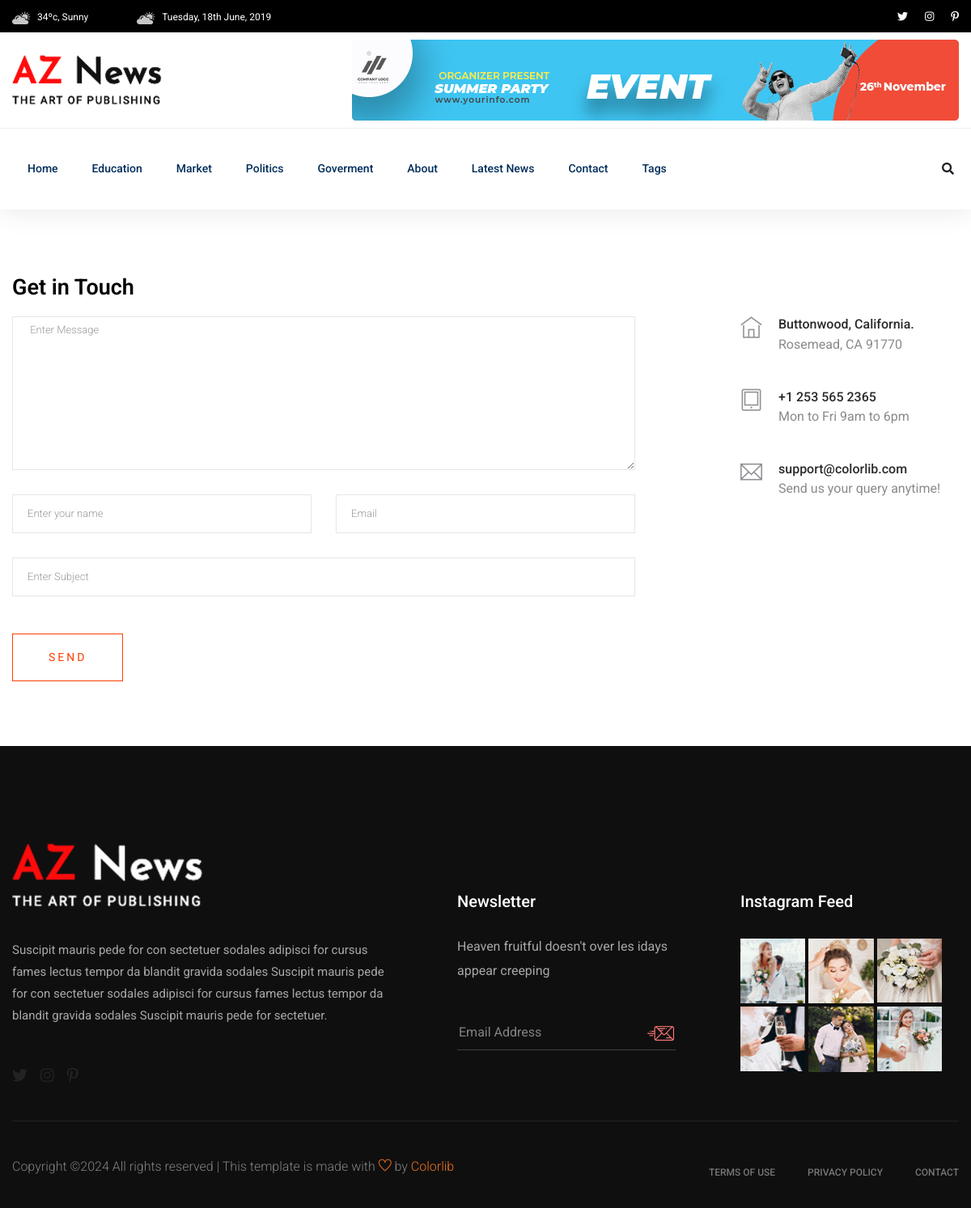
Page /contact/ on the committed database.
### newspaper/models.py (models this page shows, shortened)
class TimeStampModel(models.Model):
    created_at = models.DateTimeField(auto_now_add=True)
    updated_at = models.DateTimeField(auto_now=True)
    class Meta:
        abstract = True  # Don't create a table in DB

class Category(TimeStampModel):
    name = models.CharField(max_length=100)

### newspaper/views.py (the view, shortened to what this page needs)
# urls.py: path("contact/", views.ContactView.as_view(), name="contact"),
class ContactView(View):
    template_name = "aznews/contact.html"
    def get(self,request):
        return render(request, self.template_name)

### newspaper/navigation.py (called while the page is built)
def navigation(request):
    categories = Category.objects.all()[:4]
    tags = Tag.objects.all()[:10]
    trending_posts = Post.objects.filter(
        published_at__isnull=False, status="active"
    ).order_by("-views_count")[:3]
    return {
        "categories": categories,
        "tags": tags,
        "trending_posts":trending_posts,
    }

### templates/aznews/contact.html (shortened to what this page needs)
{% extends "aznews/base.html" %}
{% block content %}
    <section class="contact-section">
        <div class="container">
            <div class="row">
                <div class="col-12">
                            <h2 class="contact-title">Get in Touch</h2>
                        </div>
                        <div class="col-lg-8">
                            <form class="form-contact contact_form"
                                  action=""
                                  method="post"
                                  id="contactForm"
                                  novalidate="novalidate">
                                <div class="row">
                                    <div class="col-12">
                                        <div class="form-group">
                                            <textarea class="form-control w-100"
                                                      name="message"
                                                      id="message"
                                                      cols="30"
                                                      rows="9"
                                                      onfocus="this.placeholder = ''"
                                                      onblur="this.placeholder = 'Enter Message'"
                                                      placeholder=" Enter Message">{{ form.message.value }}</textarea>
                                        </div>
                                    </div>
                                    <div class="col-sm-6">
                                        <div class="form-group">
                                            <input class="form-control valid"
                                                   name="name"
                                                   value="{{ form.name.value }}"
                                                   id="name"
                                                   type="text"
                                                   onfocus="this.placeholder = ''"
                                                   onblur="this.placeholder = 'Enter your name'"
                                                   placeholder="Enter your name">
                                        </div>
                                    </div>
                                    <div class="col-sm-6">
                                        <div class="form-group">
                                            <input class="form-control valid"
                                                   name="email"
                                                   value="{{ form.email.value }}"
                                                   id="email"
                                                   type="email"
                                                   onfocus="this.placeholder = ''"
                                                   onblur="this.placeholder = 'Enter email address'"
                                                   placeholder="Email">
                                        </div>
                                    </div>
                                    <div class="col-12">
                                        <div class="form-group">
                                            <input class="form-control"
                                                   name="subject"
                                                   value="{{ form.subject.value }}"
                                                   id="subject"
                                                   type="text"
                                                   onfocus="this.placeholder = ''"
                                                   onblur="this.placeholder = 'Enter Subject'"
                                                   placeholder="Enter Subject">
                                        </div>
                                    </div>
                                </div>
                                <div class="form-group mt-3">
                                    <button type="submit" class="button button-contactForm boxed-btn">Send</button>
                                </div>
                            </form>
                        </div>
                        <div class="col-lg-3 offset-lg-1">
                            <div class="media contact-info">
                                <span class="contact-info__icon"><i class="ti-home"></i></span>
                                <div class="media-body">
                                    <h3>Buttonwood, California.</h3>
                                    <p>Rosemead, CA 91770</p>
                                </div>
                            </div>
                            <div class="media contact-info">
                                <span class="contact-info__icon"><i class="ti-tablet"></i></span>
                                <div class="media-body">
                                    <h3>+1 253 565 2365</h3>
                                    <p>Mon to Fri 9am to 6pm</p>
                                </div>
                            </div>
                            <div class="media contact-info">
                                <span class="contact-info__icon"><i class="ti-email"></i></span>
                                <div class="media-body">
                                    <h3>support@colorlib.com</h3>
                                    <p>Send us your query anytime!</p>
                                </div>
                            </div>
                        </div>
                    </div>
                </div>
            </section>
        {% endblock content %}

### templates/aznews/header.html (shortened to what this page needs)
{% load static %}
<header>
   <div class="header-area">
        <div class="main-header ">
            <div class="header-top black-bg d-none d-md-block">
               <div class="container">
                   <div class="col-xl-12">
                        <div class="row d-flex justify-content-between align-items-center">
                            <div class="header-info-left">
                                <ul>
                                    <li><img src="{% static 'aznews/img/icon/header_icon1.png' %}" alt="">34ºc, Sunny </li>
                                    <li><img src="{% static 'aznews/img/icon/header_icon1.png' %}" alt="">Tuesday, 18th June, 2019</li>
                                </ul>
                            </div>
                            <div class="header-info-right">
                                <ul class="header-social">
                                    <li><a href="#"><i class="fab fa-twitter"></i></a></li>
                                    <li><a href="#"><i class="fab fa-instagram"></i></a></li>
                                   <li> <a href="#"><i class="fab fa-pinterest-p"></i></a></li>
                                </ul>
                            </div>
                        </div>
                   </div>
               </div>
            </div>
            <div class="header-mid d-none d-md-block">
               <div class="container">
                    <div class="row d-flex align-items-center">
                        <div class="col-xl-3 col-lg-3 col-md-3">
                            <div class="logo">
                                <a href="/"><img src="{% static 'aznews/img/logo/logo.png' %}" alt=""></a>
                            </div>
                        </div>
                        <div class="col-xl-9 col-lg-9 col-md-9">
                            <div class="header-banner f-right ">
                                <img src="{% static 'aznews/img/hero/header_card.jpg' %}" alt="">
                            </div>
                        </div>
                    </div>
               </div>
            </div>
           <div class="header-bottom header-sticky">
                <div class="container">
                    <div class="row align-items-center">
                        <div class="col-xl-10 col-lg-10 col-md-12 header-flex">
                            <div class="main-menu d-none d-md-block">
                                <nav>
                                    <ul id="navigation">
                                        <li><a href="/">Home</a></li>
                                        {% for category in categories %}
                                        <li><a href="{% url 'post-by-category' category.id %}">{{ category.name }}</a></li>
                                        {% endfor %}
                                        <li><a href="{% url 'about' %}">About</a></li>
                                        <li><a href="{% url 'post-list' %}">Latest News</a></li>
                                        <li><a href="{% url 'contact' %}">Contact</a></li>
                                        <li><a href="#">Tags</a>
                                        </li>
                                    </ul>
                                </nav>
                            </div>
                        </div>
                        <div class="col-xl-2 col-lg-2 col-md-4">
                            <div class="header-right-btn f-right d-none d-lg-block">
                                <i class="fas fa-search special-tag"></i>
                            </div>
                        </div>
                        <div class="col-12">
                        </div>
                    </div>
                </div>
           </div>
        </div>
   </div>
</header>

### rows in the picture
Category: name "Education"
Category: name "Market"
Category: name "Politics"
Category: name "Goverment"
